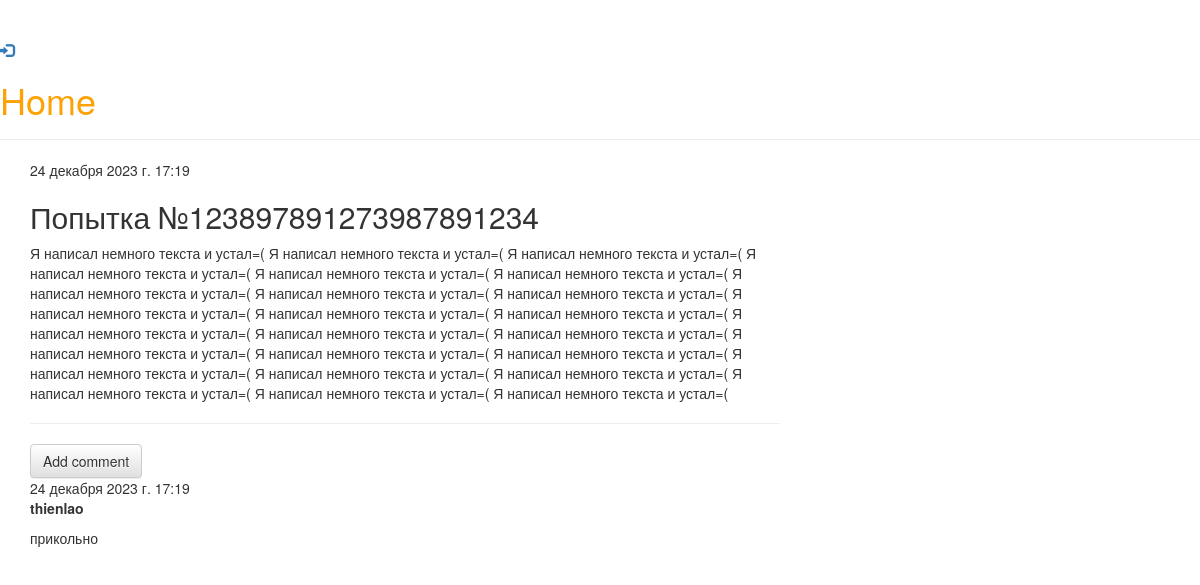
The app's page /posts/1/ with its own data.
### blog/models.py (models this page shows, shortened)
class Post(models.Model):
    author = models.ForeignKey(settings.AUTH_USER_MODEL, on_delete=models.CASCADE)
    title = models.CharField(max_length=200, verbose_name='Title')
    text = models.TextField(verbose_name='Post text')
    created_date = models.DateTimeField(default=timezone.now, verbose_name="Created date")
    published_date = models.DateTimeField(blank=True, null=True, verbose_name='Published date')
    is_published = models.BooleanField(default=False, verbose_name='Is published?')
    objects = PostManager()
    published = PostPublishedManager()
    def is_publish(self):
        return True if self.published_date else False
    class Meta:
        verbose_name = 'Blog post'
        verbose_name_plural = 'Blog posts'

class Comment(models.Model):
    post = models.ForeignKey('blog.post', on_delete=models.CASCADE, related_name='comments')
    author = models.CharField(max_length=200)
    text = models.TextField(verbose_name='comment')
    created_date = models.DateTimeField(default=timezone.now(), verbose_name='Date of creation')
    approved_comment = models.BooleanField(default=False, verbose_name='Approved?')
    class Meta:
        verbose_name = 'Comment'
        verbose_name_plural = 'Comments'

### blog/views.py (the view)
# urls.py: path('posts/<int:id>/', views.post_detail, name='post_detail'),
def post_detail(request, id):
    post = get_object_or_404(Post, id=id)
    if not post.is_publish() and not request.user.is_staff:
        raise Http404("Запись в блоге не найдена")
    return render(request, 'blog/post_detail.html', {'post': post})

### blog/managers.py (called while the page is built)
    def get_queryset(self):
        return PostQuerySet(self.model, using=self._db)

### blog/templates/blog/post_detail.html (shortened to what this page needs)
{% extends 'blog/base.html' %}
{% block content %}
    <div class="post">
        {% if post.published_date %}
        <div class="date">
            {{ post.published_date }}
        </div>
        {% else %}
            <a class="btn btn-default" href="{% url 'blog:post_publish' id=post.id %}">Publish</a>
        {% endif %}
        <h2>{{ post.title }}</h2>
        <p>{{ post.text|linebreaksbr }}</p>
    </div>
<hr>
<a class="btn btn-default" href="{% url 'blog:add_comment' id=post.id %}">Add comment</a>
{% for comment in post.comments.all %}
    <div class="comment">
        <div class="date">{{ comment.created_date }}</div>
        <strong>{{ comment.author }}</strong>
        <p>{{ comment.text|linebreaks }}</p>
    </div>
{% empty %}
    <p>No comments</p>
{% endfor %}
{% endblock %}

### records on screen
Post: published_date "24 декабря 2023 г. 17:19", title "Попытка №123897891273987891234", text "Я написал немного текста и устал=( Я написал немного текста и устал=( Я написал немного текста и устал=( Я написал немного текста и устал=( Я написал немного текста и устал=( Я написал немного текста и устал=( Я написал немного текста и устал=( Я написал немного текста и устал=( Я написал немного текста и устал=( Я написал немного текста и устал=( Я написал немного текста и устал=( Я написал немного текста и устал=( Я написал немного текста и устал=( Я написал немного текста и устал=( Я написал немного текста и устал=( Я написал немного текста и устал=( Я написал немного текста и устал=( Я написал немного текста и устал=( Я написал немного текста и устал=( Я написал немного текста и устал=(…"
Comment: created_date "24 декабря 2023 г. 17:19", author "thienlao", text "прикольно"
